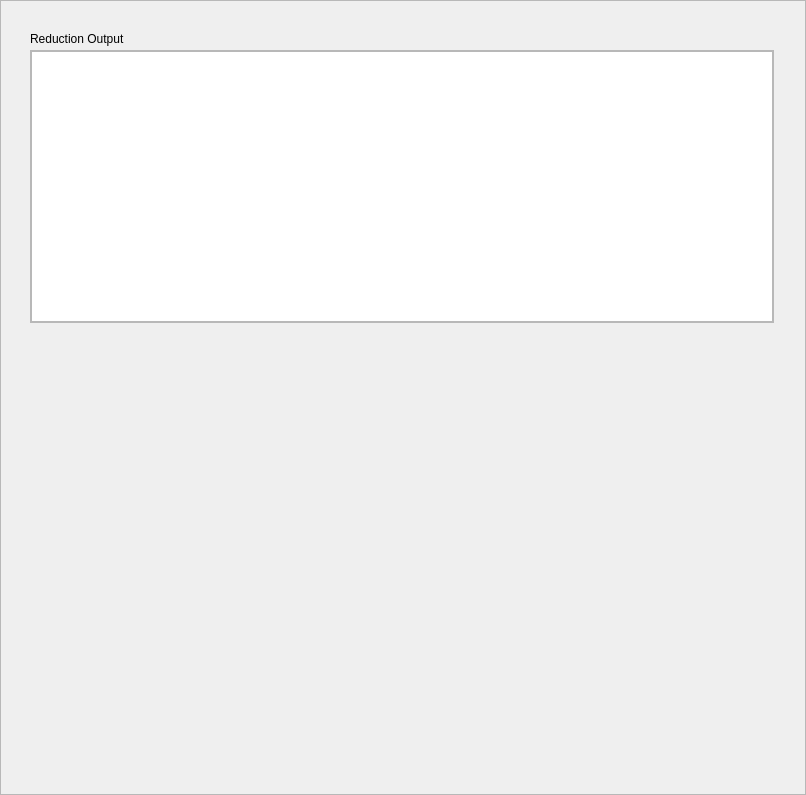
<?xml version="1.0" encoding="UTF-8"?>
<ui version="4.0">
 <class>Frame</class>
 <widget class="QFrame" name="Frame">
  <property name="geometry">
   <rect>
    <x>0</x>
    <y>0</y>
    <width>806</width>
    <height>795</height>
   </rect>
  </property>
  <property name="windowTitle">
   <string>Frame</string>
  </property>
  <property name="frameShape">
   <enum>QFrame::StyledPanel</enum>
  </property>
  <property name="frameShadow">
   <enum>QFrame::Raised</enum>
  </property>
  <widget class="QLabel" name="label">
   <property name="geometry">
    <rect>
     <x>30</x>
     <y>30</y>
     <width>161</width>
     <height>17</height>
    </rect>
   </property>
   <property name="text">
    <string>Reduction Output</string>
   </property>
  </widget>
  <widget class="QScrollArea" name="scrollArea">
   <property name="geometry">
    <rect>
     <x>30</x>
     <y>50</y>
     <width>744</width>
     <height>273</height>
    </rect>
   </property>
   <property name="widgetResizable">
    <bool>true</bool>
   </property>
   <widget class="QWidget" name="scrollAreaWidgetContents">
    <property name="geometry">
     <rect>
      <x>0</x>
      <y>0</y>
      <width>742</width>
      <height>271</height>
     </rect>
    </property>
    <widget class="QTextEdit" name="output_text_edit">
     <property name="geometry">
      <rect>
       <x>0</x>
       <y>0</y>
       <width>742</width>
       <height>271</height>
      </rect>
     </property>
    </widget>
   </widget>
  </widget>
  <widget class="QWidget" name="horizontalLayoutWidget">
   <property name="geometry">
    <rect>
     <x>50</x>
     <y>339</y>
     <width>691</width>
     <height>256</height>
    </rect>
   </property>
   <layout class="QHBoxLayout" name="plot_area_layout">
    <property name="sizeConstraint">
     <enum>QLayout::SetDefaultConstraint</enum>
    </property>
    <property name="leftMargin">
     <number>0</number>
    </property>
    <property name="topMargin">
     <number>20</number>
    </property>
    <property name="bottomMargin">
     <number>20</number>
    </property>
   </layout>
  </widget>
 </widget>
 <resources/>
 <connections/>
</ui>
